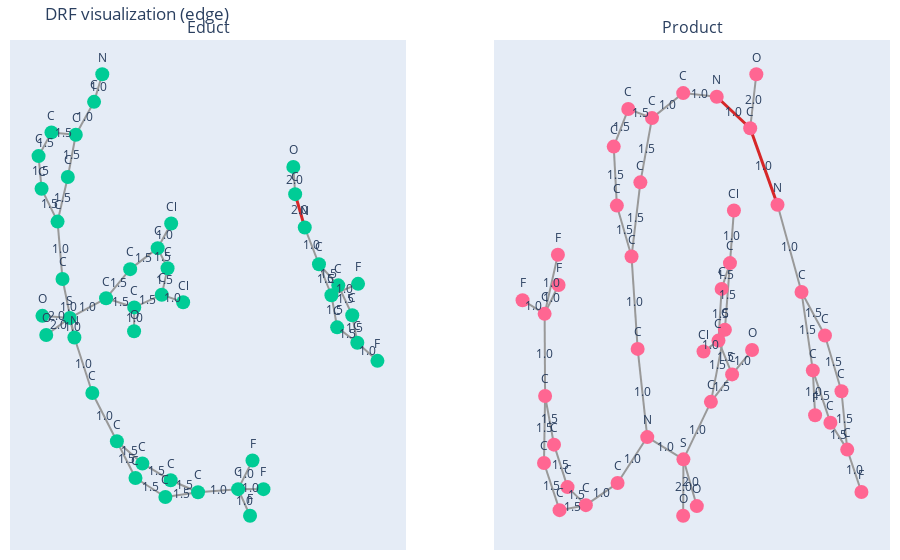
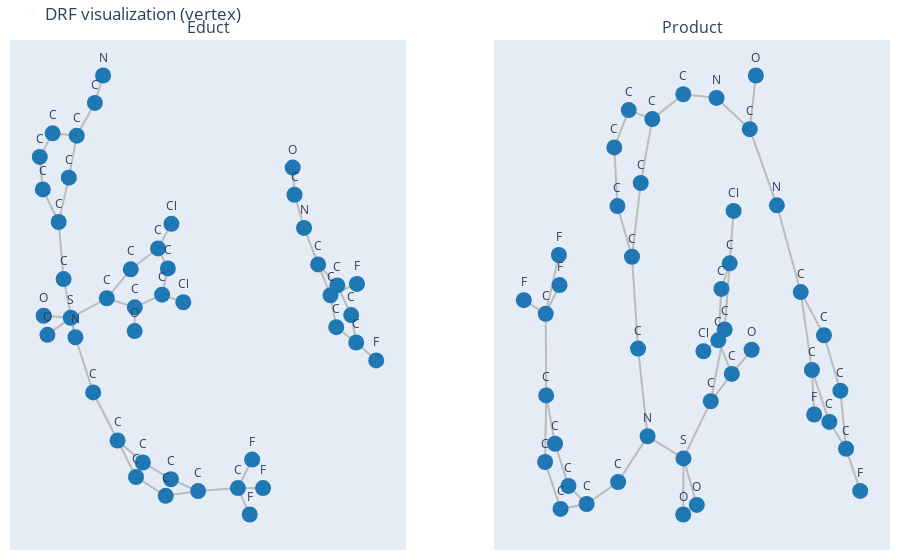
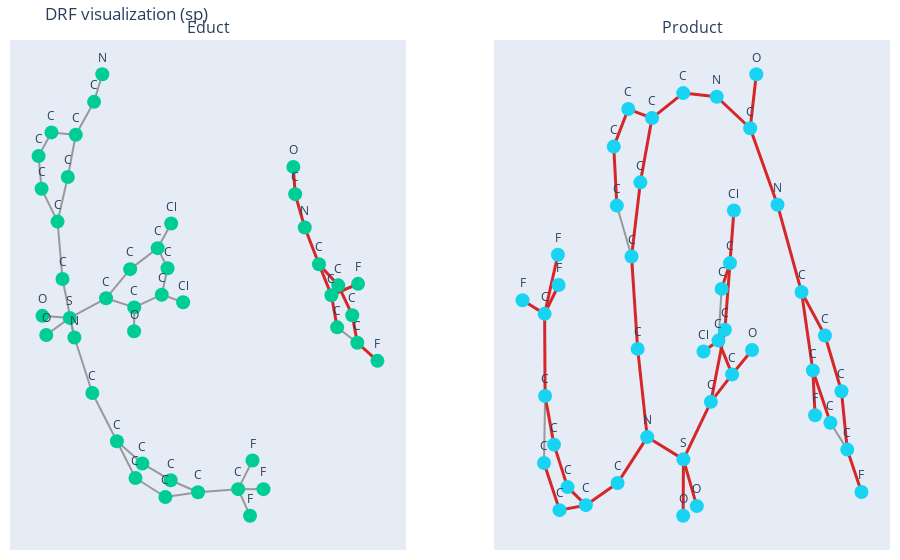

The cell these charts' notebook holds for them, in order:
### Markdown cell above
### Visualizing DRF Features for Different Φ Mappings

This cell visualizes the Differential Reaction Fingerprints derived from different
base feature mappings (edge, vertex, and shortest-path features).  
Highlighted graph elements indicate structural differences between reactants and
products that contribute to the DRF representation.

### Code cell
fig_e = plot_drf_from_counters_rsmi(
    rsmi,
    drf_counter=drf_E,
    mode="edge",
    hash_labels=True,              
    digest_size=16,                 
    show_edge_labels=True,
)
fig_e.show(renderer="vscode")

fig_v = plot_drf_from_counters_rsmi(
    rsmi,
    drf_counter=drf_V,
    mode="vertex",
    hash_labels=True,
    digest_size=16,
)
fig_v.show(renderer="vscode")

fig_sp = plot_drf_from_counters_rsmi(
    rsmi,
    drf_counter=drf_SP,
    mode="sp",
    include_edge_labels_in_sp=True, 
    hash_labels=True,
    digest_size=16,
)
fig_sp.show(renderer="vscode")

### Figure 1 — Plotly figure (JSON) as saved in the notebook; plotly's stock layout.template omitted (floating-point values rounded to 4 significant figures; data arrays with more than 128 entries replaced by an {"elided": "..."} marker saying what was removed)
{"data": [{"hoverinfo": "none", "line": {"color": "#999", "width": 2}, "mode": "lines", "showlegend": false, "type": "scatter", "x": {"elided": "135 float values"}, "xaxis": "x", "y": {"elided": "135 float values"}, "yaxis": "y"}, {"hoverinfo": "none", "line": {"color": "#d62728", "width": 3}, "mode": "lines", "showlegend": false, "type": "scatter", "x": [0.5687, 0.6155, null], "xaxis": "x", "y": [0.4884, 0.3459, null], "yaxis": "y"}, {"hoverinfo": "text", "hovertext": ["N", "C", "C", "C", "C", "C", "C", "C", "N", "C", "C", "C", "C", "C", "C", "F", "F", "F", "C", "C", "S", "O", "O", "C", "C", "C", "Cl", "C", "C", "Cl", "C", "O", "C", "O", "C", "N", "C", "C", "C", "C", "F", "C", "C", "F"], "marker": {"size": 14}, "mode": "markers+text", "name": "Educt nodes", "showlegend": false, "text": ["N", "C", "C", "C", "C", "C", "C", "C", "N", "C", "C", "C", "C", "C", "C", "F", "F", "F", "C", "C", "S", "O", "O", "C", "C", "C", "Cl", "C", "C", "Cl", "C", "O", "C", "O", "C", "N", "C", "C", "C", "C", "F", "C", "C", "F"], "textposition": "top center", "type": "scatter", "x": [-0.3726, -0.4126, -0.5018, -0.6206, -0.6836, -0.6688, -0.5908, -0.5666, -0.5086, -0.4211, -0.3013, -0.177, -0.03893, 0.09466, 0.2904, 0.3484, 0.3605, 0.4141, -0.06466, -0.2106, -0.5312, -0.646, -0.6646, -0.3542, -0.2365, -0.1022, -0.03641, -0.05403, -0.08239, 0.02193, -0.2166, -0.2174, -0.5408, 0.5597, 0.5687, 0.6155, 0.6849, 0.7792, 0.8473, 0.872, 0.9702, 0.7735, 0.7456, 0.8756], "xaxis": "x", "y": [1, 0.8823, 0.7416, 0.7519, 0.6506, 0.5111, 0.3712, 0.1263, -0.1234, -0.3601, -0.5663, -0.6608, -0.7326, -0.7835, -0.7704, -0.8839, -0.6482, -0.7704, -0.8038, -0.7229, -0.03974, -0.1129, -0.03097, 0.04399, 0.1683, 0.2579, 0.3633, 0.1721, 0.05941, 0.02682, 0.005026, -0.09675, 0.5617, 0.6047, 0.4884, 0.3459, 0.1893, 0.09927, -0.0283, -0.1457, -0.2229, -0.08009, 0.05698, 0.1056], "yaxis": "y"}, {"hoverinfo": "none", "mode": "text", "showlegend": false, "text": ["1.0", "1.0", "1.5", "1.5", "1.5", "1.5", "1.5", "1.0", "1.5", "1.0", "1.0", "1.0", "1.0", "1.5", "1.5", "1.5", "1.5", "1.0", "1.5", "1.0", "1.0", "1.0", "1.5", "2.0", "2.0", "1.0", "1.5", "1.5", "1.5", "1.0", "1.5", "1.5", "1.0", "1.5", "1.0", "2.0", "2.0", "1.0", "1.5", "1.5", "1.5", "1.5", "1.0", "1.5", "1.5", "1.0"], "type": "scatter", "x": [-0.3926, -0.4572, -0.5612, -0.5213, -0.6521, -0.6762, -0.6298, -0.5787, -0.5658, -0.5376, -0.4649, -0.5199, -0.3612, -0.2392, -0.2559, -0.108, 0.02787, 0.1925, 0.015, 0.3194, 0.3254, 0.3522, -0.1376, -0.5886, -0.5979, -0.4427, -0.2953, -0.2854, -0.1694, -0.06933, -0.07814, -0.06821, -0.03023, -0.1495, -0.217, 0.5642, 0.5921, 0.6502, 0.732, 0.7152, 0.8132, 0.8596, 0.9211, 0.8228, 0.7596, 0.8106], "xaxis": "x", "y": [0.9412, 0.812, 0.7468, 0.6517, 0.7013, 0.5809, 0.4411, 0.2487, 0.4664, 0.001444, -0.2417, -0.08155, -0.4632, -0.6135, -0.6446, -0.6967, -0.758, -0.777, -0.7937, -0.8272, -0.7093, -0.7704, -0.7634, -0.07633, -0.03536, 0.002124, 0.1062, 0.02451, 0.2131, 0.3106, 0.215, 0.1157, 0.04312, 0.03222, -0.04586, 0.5465, 0.4171, 0.2676, 0.1443, 0.1231, 0.03549, -0.08701, -0.1843, -0.1129, -0.01155, 0.08128], "yaxis": "y"}, {"hoverinfo": "none", "line": {"color": "#999", "width": 2}, "mode": "lines", "showlegend": false, "type": "scatter", "x": {"elided": "135 float values"}, "xaxis": "x2", "y": {"elided": "135 float values"}, "yaxis": "y2"}, {"hoverinfo": "none", "line": {"color": "#d62728", "width": 3}, "mode": "lines", "showlegend": false, "type": "scatter", "x": [0.3699, 0.1804, null, 0.3699, 0.5246, null], "xaxis": "x2", "y": [0.4447, 0.515, null, 0.4447, 0.2737, null], "yaxis": "y2"}, {"hoverinfo": "text", "hovertext": ["O", "C", "N", "C", "C", "C", "C", "C", "C", "C", "N", "C", "C", "C", "C", "C", "C", "F", "F", "F", "C", "C", "S", "O", "O", "C", "C", "C", "Cl", "C", "C", "Cl", "C", "O", "C", "N", "C", "C", "C", "C", "F", "C", "C", "F"], "marker": {"size": 14}, "mode": "markers+text", "name": "Product nodes", "showlegend": false, "text": ["O", "C", "N", "C", "C", "C", "C", "C", "C", "C", "N", "C", "C", "C", "C", "C", "C", "F", "F", "F", "C", "C", "S", "O", "O", "C", "C", "C", "Cl", "C", "C", "Cl", "C", "O", "C", "N", "C", "C", "C", "C", "F", "C", "C", "F"], "textposition": "top center", "type": "scatter", "x": [0.4047, 0.3699, 0.1804, -0.0095, -0.1862, -0.3207, -0.4029, -0.3852, -0.3021, -0.2675, -0.2131, -0.3812, -0.5608, -0.6646, -0.7413, -0.7917, -0.7944, -0.7192, -0.9194, -0.7153, -0.7979, -0.7097, -0.00831, 0.06763, -0.009743, 0.1474, 0.2267, 0.2553, 0.2778, 0.208, 0.1903, 0.1055, 0.2674, 0.3804, -0.2521, 0.5246, 0.6606, 0.7933, 0.8869, 0.9195, 1, 0.8242, 0.7247, 0.7374], "xaxis": "x2", "y": [0.5653, 0.4447, 0.515, 0.5232, 0.4674, 0.4876, 0.4037, 0.272, 0.1582, -0.04809, -0.245, -0.3477, -0.397, -0.3567, -0.2618, -0.1533, 0.03021, 0.1622, 0.06065, 0.09462, -0.3027, -0.4081, -0.2947, -0.3991, -0.4207, -0.1663, -0.005132, 0.1435, 0.2612, 0.08592, -0.02947, -0.05395, -0.105, -0.05067, 0.3239, 0.2737, 0.07885, -0.01807, -0.1426, -0.273, -0.3677, -0.2128, -0.09609, -0.1961], "yaxis": "y2"}, {"hoverinfo": "none", "mode": "text", "showlegend": false, "text": ["2.0", "1.0", "1.0", "1.0", "1.0", "1.5", "1.5", "1.5", "1.5", "1.5", "1.0", "1.5", "1.0", "1.0", "1.0", "1.0", "1.5", "1.5", "1.5", "1.5", "1.0", "1.5", "1.0", "1.0", "1.0", "1.5", "2.0", "2.0", "1.0", "1.5", "1.5", "1.5", "1.0", "1.5", "1.5", "1.0", "1.5", "1.0", "1.0", "1.5", "1.5", "1.5", "1.5", "1.0", "1.5", "1.5", "1.0"], "type": "scatter", "x": [0.3873, 0.2751, 0.4472, 0.08545, -0.09784, -0.2534, -0.2191, -0.3618, -0.3941, -0.3436, -0.2848, -0.2771, -0.2403, -0.2971, -0.1107, -0.471, -0.6127, -0.6353, -0.7029, -0.7665, -0.793, -0.7948, -0.7568, -0.8569, -0.7549, -0.7538, 0.02966, -0.009026, 0.06953, 0.187, 0.2074, 0.241, 0.2666, 0.2317, 0.1991, 0.1479, 0.2288, 0.3239, 0.5926, 0.7269, 0.6927, 0.8401, 0.9032, 0.9598, 0.8719, 0.7745, 0.7311], "xaxis": "x2", "y": [0.505, 0.4799, 0.3592, 0.5191, 0.4953, 0.4775, 0.3956, 0.4457, 0.3378, 0.2151, 0.05504, 0.241, -0.1465, -0.2963, -0.2699, -0.3724, -0.3768, -0.4026, -0.3093, -0.2075, -0.06153, -0.228, 0.0962, 0.04543, 0.06242, -0.3554, -0.3469, -0.3577, -0.2305, -0.08573, -0.1357, 0.06919, 0.2023, 0.1147, 0.02822, -0.04171, -0.06725, -0.07785, 0.1763, 0.03039, -0.008617, -0.08032, -0.2078, -0.3203, -0.2429, -0.1545, -0.1461], "yaxis": "y2"}], "layout": {"annotations": [{"font": {"size": 16}, "showarrow": false, "text": "Educt", "x": 0.225, "xanchor": "center", "xref": "paper", "y": 1, "yanchor": "bottom", "yref": "paper"}, {"font": {"size": 16}, "showarrow": false, "text": "Product", "x": 0.775, "xanchor": "center", "xref": "paper", "y": 1, "yanchor": "bottom", "yref": "paper"}], "margin": {"b": 10, "l": 10, "r": 10, "t": 40}, "showlegend": false, "title": {"text": "DRF visualization (edge)"}, "xaxis": {"anchor": "y", "domain": [0, 0.45], "showgrid": false, "showticklabels": false, "zeroline": false}, "xaxis2": {"anchor": "y2", "domain": [0.55, 1], "showgrid": false, "showticklabels": false, "zeroline": false}, "yaxis": {"anchor": "x", "domain": [0, 1], "showgrid": false, "showticklabels": false, "zeroline": false}, "yaxis2": {"anchor": "x2", "domain": [0, 1], "showgrid": false, "showticklabels": false, "zeroline": false}}}

### Figure 2 — Plotly figure (JSON) as saved in the notebook; plotly's stock layout.template omitted (floating-point values rounded to 4 significant figures; data arrays with more than 128 entries replaced by an {"elided": "..."} marker saying what was removed)
{"data": [{"hoverinfo": "none", "line": {"color": "#bbb", "width": 2}, "mode": "lines", "showlegend": false, "type": "scatter", "x": {"elided": "138 float values"}, "xaxis": "x", "y": {"elided": "138 float values"}, "yaxis": "y"}, {"hoverinfo": "text", "hovertext": ["N", "C", "C", "C", "C", "C", "C", "C", "N", "C", "C", "C", "C", "C", "C", "F", "F", "F", "C", "C", "S", "O", "O", "C", "C", "C", "Cl", "C", "C", "Cl", "C", "O", "C", "O", "C", "N", "C", "C", "C", "C", "F", "C", "C", "F"], "marker": {"color": ["#1f77b4", "#1f77b4", "#1f77b4", "#1f77b4", "#1f77b4", "#1f77b4", "#1f77b4", "#1f77b4", "#1f77b4", "#1f77b4", "#1f77b4", "#1f77b4", "#1f77b4", "#1f77b4", "#1f77b4", "#1f77b4", "#1f77b4", "#1f77b4", "#1f77b4", "#1f77b4", "#1f77b4", "#1f77b4", "#1f77b4", "#1f77b4", "#1f77b4", "#1f77b4", "#1f77b4", "#1f77b4", "#1f77b4", "#1f77b4", "#1f77b4", "#1f77b4", "#1f77b4", "#1f77b4", "#1f77b4", "#1f77b4", "#1f77b4", "#1f77b4", "#1f77b4", "#1f77b4", "#1f77b4", "#1f77b4", "#1f77b4", "#1f77b4"], "size": 16}, "mode": "markers+text", "name": "Educt nodes", "showlegend": false, "text": ["N", "C", "C", "C", "C", "C", "C", "C", "N", "C", "C", "C", "C", "C", "C", "F", "F", "F", "C", "C", "S", "O", "O", "C", "C", "C", "Cl", "C", "C", "Cl", "C", "O", "C", "O", "C", "N", "C", "C", "C", "C", "F", "C", "C", "F"], "textposition": "top center", "type": "scatter", "x": [-0.3726, -0.4126, -0.5018, -0.6206, -0.6836, -0.6688, -0.5908, -0.5666, -0.5086, -0.4211, -0.3013, -0.177, -0.03893, 0.09466, 0.2904, 0.3484, 0.3605, 0.4141, -0.06466, -0.2106, -0.5312, -0.646, -0.6646, -0.3542, -0.2365, -0.1022, -0.03641, -0.05403, -0.08239, 0.02193, -0.2166, -0.2174, -0.5408, 0.5597, 0.5687, 0.6155, 0.6849, 0.7792, 0.8473, 0.872, 0.9702, 0.7735, 0.7456, 0.8756], "xaxis": "x", "y": [1, 0.8823, 0.7416, 0.7519, 0.6506, 0.5111, 0.3712, 0.1263, -0.1234, -0.3601, -0.5663, -0.6608, -0.7326, -0.7835, -0.7704, -0.8839, -0.6482, -0.7704, -0.8038, -0.7229, -0.03974, -0.1129, -0.03097, 0.04399, 0.1683, 0.2579, 0.3633, 0.1721, 0.05941, 0.02682, 0.005026, -0.09675, 0.5617, 0.6047, 0.4884, 0.3459, 0.1893, 0.09927, -0.0283, -0.1457, -0.2229, -0.08009, 0.05698, 0.1056], "yaxis": "y"}, {"hoverinfo": "none", "line": {"color": "#bbb", "width": 2}, "mode": "lines", "showlegend": false, "type": "scatter", "x": {"elided": "141 float values"}, "xaxis": "x2", "y": {"elided": "141 float values"}, "yaxis": "y2"}, {"hoverinfo": "text", "hovertext": ["O", "C", "N", "C", "C", "C", "C", "C", "C", "C", "N", "C", "C", "C", "C", "C", "C", "F", "F", "F", "C", "C", "S", "O", "O", "C", "C", "C", "Cl", "C", "C", "Cl", "C", "O", "C", "N", "C", "C", "C", "C", "F", "C", "C", "F"], "marker": {"color": ["#1f77b4", "#1f77b4", "#1f77b4", "#1f77b4", "#1f77b4", "#1f77b4", "#1f77b4", "#1f77b4", "#1f77b4", "#1f77b4", "#1f77b4", "#1f77b4", "#1f77b4", "#1f77b4", "#1f77b4", "#1f77b4", "#1f77b4", "#1f77b4", "#1f77b4", "#1f77b4", "#1f77b4", "#1f77b4", "#1f77b4", "#1f77b4", "#1f77b4", "#1f77b4", "#1f77b4", "#1f77b4", "#1f77b4", "#1f77b4", "#1f77b4", "#1f77b4", "#1f77b4", "#1f77b4", "#1f77b4", "#1f77b4", "#1f77b4", "#1f77b4", "#1f77b4", "#1f77b4", "#1f77b4", "#1f77b4", "#1f77b4", "#1f77b4"], "size": 16}, "mode": "markers+text", "name": "Product nodes", "showlegend": false, "text": ["O", "C", "N", "C", "C", "C", "C", "C", "C", "C", "N", "C", "C", "C", "C", "C", "C", "F", "F", "F", "C", "C", "S", "O", "O", "C", "C", "C", "Cl", "C", "C", "Cl", "C", "O", "C", "N", "C", "C", "C", "C", "F", "C", "C", "F"], "textposition": "top center", "type": "scatter", "x": [0.4047, 0.3699, 0.1804, -0.0095, -0.1862, -0.3207, -0.4029, -0.3852, -0.3021, -0.2675, -0.2131, -0.3812, -0.5608, -0.6646, -0.7413, -0.7917, -0.7944, -0.7192, -0.9194, -0.7153, -0.7979, -0.7097, -0.00831, 0.06763, -0.009743, 0.1474, 0.2267, 0.2553, 0.2778, 0.208, 0.1903, 0.1055, 0.2674, 0.3804, -0.2521, 0.5246, 0.6606, 0.7933, 0.8869, 0.9195, 1, 0.8242, 0.7247, 0.7374], "xaxis": "x2", "y": [0.5653, 0.4447, 0.515, 0.5232, 0.4674, 0.4876, 0.4037, 0.272, 0.1582, -0.04809, -0.245, -0.3477, -0.397, -0.3567, -0.2618, -0.1533, 0.03021, 0.1622, 0.06065, 0.09462, -0.3027, -0.4081, -0.2947, -0.3991, -0.4207, -0.1663, -0.005132, 0.1435, 0.2612, 0.08592, -0.02947, -0.05395, -0.105, -0.05067, 0.3239, 0.2737, 0.07885, -0.01807, -0.1426, -0.273, -0.3677, -0.2128, -0.09609, -0.1961], "yaxis": "y2"}], "layout": {"annotations": [{"font": {"size": 16}, "showarrow": false, "text": "Educt", "x": 0.225, "xanchor": "center", "xref": "paper", "y": 1, "yanchor": "bottom", "yref": "paper"}, {"font": {"size": 16}, "showarrow": false, "text": "Product", "x": 0.775, "xanchor": "center", "xref": "paper", "y": 1, "yanchor": "bottom", "yref": "paper"}], "margin": {"b": 10, "l": 10, "r": 10, "t": 40}, "showlegend": false, "title": {"text": "DRF visualization (vertex)"}, "xaxis": {"anchor": "y", "domain": [0, 0.45], "showgrid": false, "showticklabels": false, "zeroline": false}, "xaxis2": {"anchor": "y2", "domain": [0.55, 1], "showgrid": false, "showticklabels": false, "zeroline": false}, "yaxis": {"anchor": "x", "domain": [0, 1], "showgrid": false, "showticklabels": false, "zeroline": false}, "yaxis2": {"anchor": "x2", "domain": [0, 1], "showgrid": false, "showticklabels": false, "zeroline": false}}}

### Figure 3 — Plotly figure (JSON) as saved in the notebook; plotly's stock layout.template omitted (floating-point values rounded to 4 significant figures; data arrays with more than 128 entries replaced by an {"elided": "..."} marker saying what was removed)
{"data": [{"hoverinfo": "none", "line": {"color": "#999", "width": 2}, "mode": "lines", "showlegend": false, "type": "scatter", "x": [-0.3726, -0.4126, null, -0.4126, -0.5018, null, -0.5018, -0.6206, null, -0.5018, -0.5408, null, -0.6206, -0.6836, null, -0.6836, -0.6688, null, -0.6688, -0.5908, null, -0.5908, -0.5666, null, -0.5908, -0.5408, null, -0.5666, -0.5086, null, -0.5086, -0.4211, null, -0.5086, -0.5312, null, -0.4211, -0.3013, null, -0.3013, -0.177, null, -0.3013, -0.2106, null, -0.177, -0.03893, null, -0.03893, 0.09466, null, 0.09466, 0.2904, null, 0.09466, -0.06466, null, 0.2904, 0.3484, null, 0.2904, 0.3605, null, 0.2904, 0.4141, null, -0.06466, -0.2106, null, -0.5312, -0.646, null, -0.5312, -0.6646, null, -0.5312, -0.3542, null, -0.3542, -0.2365, null, -0.3542, -0.2166, null, -0.2365, -0.1022, null, -0.1022, -0.03641, null, -0.1022, -0.05403, null, -0.05403, -0.08239, null, -0.08239, 0.02193, null, -0.08239, -0.2166, null, -0.2166, -0.2174, null, 0.872, 0.7735, null], "xaxis": "x", "y": [1, 0.8823, null, 0.8823, 0.7416, null, 0.7416, 0.7519, null, 0.7416, 0.5617, null, 0.7519, 0.6506, null, 0.6506, 0.5111, null, 0.5111, 0.3712, null, 0.3712, 0.1263, null, 0.3712, 0.5617, null, 0.1263, -0.1234, null, -0.1234, -0.3601, null, -0.1234, -0.03974, null, -0.3601, -0.5663, null, -0.5663, -0.6608, null, -0.5663, -0.7229, null, -0.6608, -0.7326, null, -0.7326, -0.7835, null, -0.7835, -0.7704, null, -0.7835, -0.8038, null, -0.7704, -0.8839, null, -0.7704, -0.6482, null, -0.7704, -0.7704, null, -0.8038, -0.7229, null, -0.03974, -0.1129, null, -0.03974, -0.03097, null, -0.03974, 0.04399, null, 0.04399, 0.1683, null, 0.04399, 0.005026, null, 0.1683, 0.2579, null, 0.2579, 0.3633, null, 0.2579, 0.1721, null, 0.1721, 0.05941, null, 0.05941, 0.02682, null, 0.05941, 0.005026, null, 0.005026, -0.09675, null, -0.1457, -0.08009, null], "yaxis": "y"}, {"hoverinfo": "none", "line": {"color": "#d62728", "width": 3}, "mode": "lines", "showlegend": false, "type": "scatter", "x": [0.5597, 0.5687, null, 0.5687, 0.6155, null, 0.6155, 0.6849, null, 0.6849, 0.7792, null, 0.6849, 0.7456, null, 0.7792, 0.8473, null, 0.8473, 0.872, null, 0.872, 0.9702, null, 0.7735, 0.7456, null, 0.7456, 0.8756, null], "xaxis": "x", "y": [0.6047, 0.4884, null, 0.4884, 0.3459, null, 0.3459, 0.1893, null, 0.1893, 0.09927, null, 0.1893, 0.05698, null, 0.09927, -0.0283, null, -0.0283, -0.1457, null, -0.1457, -0.2229, null, -0.08009, 0.05698, null, 0.05698, 0.1056, null], "yaxis": "y"}, {"hoverinfo": "text", "hovertext": ["N", "C", "C", "C", "C", "C", "C", "C", "N", "C", "C", "C", "C", "C", "C", "F", "F", "F", "C", "C", "S", "O", "O", "C", "C", "C", "Cl", "C", "C", "Cl", "C", "O", "C", "O", "C", "N", "C", "C", "C", "C", "F", "C", "C", "F"], "marker": {"size": 14}, "mode": "markers+text", "name": "Educt nodes", "showlegend": false, "text": ["N", "C", "C", "C", "C", "C", "C", "C", "N", "C", "C", "C", "C", "C", "C", "F", "F", "F", "C", "C", "S", "O", "O", "C", "C", "C", "Cl", "C", "C", "Cl", "C", "O", "C", "O", "C", "N", "C", "C", "C", "C", "F", "C", "C", "F"], "textposition": "top center", "type": "scatter", "x": [-0.3726, -0.4126, -0.5018, -0.6206, -0.6836, -0.6688, -0.5908, -0.5666, -0.5086, -0.4211, -0.3013, -0.177, -0.03893, 0.09466, 0.2904, 0.3484, 0.3605, 0.4141, -0.06466, -0.2106, -0.5312, -0.646, -0.6646, -0.3542, -0.2365, -0.1022, -0.03641, -0.05403, -0.08239, 0.02193, -0.2166, -0.2174, -0.5408, 0.5597, 0.5687, 0.6155, 0.6849, 0.7792, 0.8473, 0.872, 0.9702, 0.7735, 0.7456, 0.8756], "xaxis": "x", "y": [1, 0.8823, 0.7416, 0.7519, 0.6506, 0.5111, 0.3712, 0.1263, -0.1234, -0.3601, -0.5663, -0.6608, -0.7326, -0.7835, -0.7704, -0.8839, -0.6482, -0.7704, -0.8038, -0.7229, -0.03974, -0.1129, -0.03097, 0.04399, 0.1683, 0.2579, 0.3633, 0.1721, 0.05941, 0.02682, 0.005026, -0.09675, 0.5617, 0.6047, 0.4884, 0.3459, 0.1893, 0.09927, -0.0283, -0.1457, -0.2229, -0.08009, 0.05698, 0.1056], "yaxis": "y"}, {"hoverinfo": "none", "line": {"color": "#999", "width": 2}, "mode": "lines", "showlegend": false, "type": "scatter", "x": [-0.3852, -0.3021, null, -0.7917, -0.7979, null, 0.208, 0.1903, null, 0.9195, 0.8242, null], "xaxis": "x2", "y": [0.272, 0.1582, null, -0.1533, -0.3027, null, 0.08592, -0.02947, null, -0.273, -0.2128, null], "yaxis": "y2"}, {"hoverinfo": "none", "line": {"color": "#d62728", "width": 3}, "mode": "lines", "showlegend": false, "type": "scatter", "x": {"elided": "129 float values"}, "xaxis": "x2", "y": {"elided": "129 float values"}, "yaxis": "y2"}, {"hoverinfo": "text", "hovertext": ["O", "C", "N", "C", "C", "C", "C", "C", "C", "C", "N", "C", "C", "C", "C", "C", "C", "F", "F", "F", "C", "C", "S", "O", "O", "C", "C", "C", "Cl", "C", "C", "Cl", "C", "O", "C", "N", "C", "C", "C", "C", "F", "C", "C", "F"], "marker": {"size": 14}, "mode": "markers+text", "name": "Product nodes", "showlegend": false, "text": ["O", "C", "N", "C", "C", "C", "C", "C", "C", "C", "N", "C", "C", "C", "C", "C", "C", "F", "F", "F", "C", "C", "S", "O", "O", "C", "C", "C", "Cl", "C", "C", "Cl", "C", "O", "C", "N", "C", "C", "C", "C", "F", "C", "C", "F"], "textposition": "top center", "type": "scatter", "x": [0.4047, 0.3699, 0.1804, -0.0095, -0.1862, -0.3207, -0.4029, -0.3852, -0.3021, -0.2675, -0.2131, -0.3812, -0.5608, -0.6646, -0.7413, -0.7917, -0.7944, -0.7192, -0.9194, -0.7153, -0.7979, -0.7097, -0.00831, 0.06763, -0.009743, 0.1474, 0.2267, 0.2553, 0.2778, 0.208, 0.1903, 0.1055, 0.2674, 0.3804, -0.2521, 0.5246, 0.6606, 0.7933, 0.8869, 0.9195, 1, 0.8242, 0.7247, 0.7374], "xaxis": "x2", "y": [0.5653, 0.4447, 0.515, 0.5232, 0.4674, 0.4876, 0.4037, 0.272, 0.1582, -0.04809, -0.245, -0.3477, -0.397, -0.3567, -0.2618, -0.1533, 0.03021, 0.1622, 0.06065, 0.09462, -0.3027, -0.4081, -0.2947, -0.3991, -0.4207, -0.1663, -0.005132, 0.1435, 0.2612, 0.08592, -0.02947, -0.05395, -0.105, -0.05067, 0.3239, 0.2737, 0.07885, -0.01807, -0.1426, -0.273, -0.3677, -0.2128, -0.09609, -0.1961], "yaxis": "y2"}], "layout": {"annotations": [{"font": {"size": 16}, "showarrow": false, "text": "Educt", "x": 0.225, "xanchor": "center", "xref": "paper", "y": 1, "yanchor": "bottom", "yref": "paper"}, {"font": {"size": 16}, "showarrow": false, "text": "Product", "x": 0.775, "xanchor": "center", "xref": "paper", "y": 1, "yanchor": "bottom", "yref": "paper"}], "margin": {"b": 10, "l": 10, "r": 10, "t": 40}, "showlegend": false, "title": {"text": "DRF visualization (sp)"}, "xaxis": {"anchor": "y", "domain": [0, 0.45], "showgrid": false, "showticklabels": false, "zeroline": false}, "xaxis2": {"anchor": "y2", "domain": [0.55, 1], "showgrid": false, "showticklabels": false, "zeroline": false}, "yaxis": {"anchor": "x", "domain": [0, 1], "showgrid": false, "showticklabels": false, "zeroline": false}, "yaxis2": {"anchor": "x2", "domain": [0, 1], "showgrid": false, "showticklabels": false, "zeroline": false}}}
